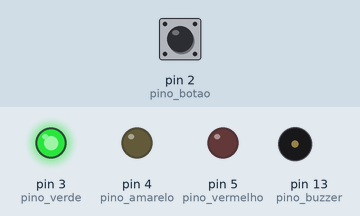
This sketch was run on a simulated Arduino Uno, built with avr-gcc and run on an emulated ATmega328P. Parts: output pins drawn as LEDs (lit = HIGH), buzzer (waves = sounding). Inputs (shaded band) come from the test bench; at power-on: pin 2 (pino_botao) LOW.

Above: at 1.2 s.
1.3 s: pin 2 (pino_botao) pulled HIGH for 0.15 s
2.9 s: pin 2 (pino_botao) pulled HIGH for 3.2 s
At 15.7 s:
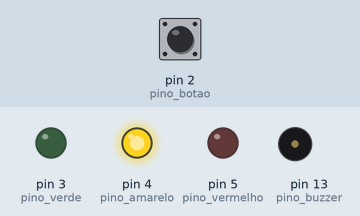
At 19.2 s:
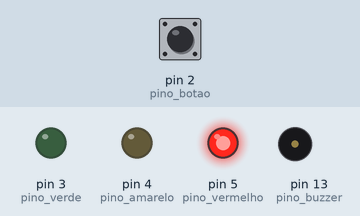
Timing chart, 0 to 19.5 s (numbered marks = the images above; inputs shaded):
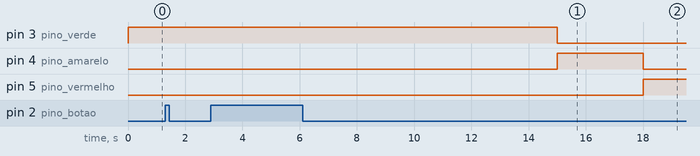

The sketch:

Semaforo.ino
```cpp
/*
Semáforo
Simula um sinal de trânsito
Bônus: buzina para incomodar o papai
v 1.0 - 17/09/2013
by Zé Lacerda

Ingredientes
* LEDs vermelho, amarelo e verde
* 3 resistores de 220 ohm (para os leds)
* Botão
* Resistor de 10K (para o botão)
* Buzzer
*/

// Define os pinos dos componentes
const int pino_verde = 3;
const int pino_amarelo = 4;
const int pino_vermelho = 5;
const int pino_buzzer = 13;
const int pino_botao = 2;

// Define os tempos para cada cor do semáforo (em milissegundos)
const int tempo_verde = 15000;
const int tempo_amarelo = 3000;
const int tempo_vermelho = 15000;

// Define os estados do semáforo
const int ESTADO_VERDE = 1;
const int ESTADO_AMARELO = 2;
const int ESTADO_VERMELHO = 3;

int estado = 0; // Estado do botão
int semaforo = ESTADO_VERDE; // Semáforo inicia no verde
long tempo_anterior = 0; // Contador de tempo inicial (em milissegundos)

void setup() {
  // Define os pinos de entrada e saída
  pinMode(pino_verde, OUTPUT);
  pinMode(pino_amarelo, OUTPUT);
  pinMode(pino_vermelho, OUTPUT);
  pinMode(pino_buzzer, OUTPUT);
  pinMode(pino_botao, INPUT);

  // Inicia com o sinal verde aceso
  digitalWrite(pino_verde, HIGH);
  digitalWrite(pino_amarelo, LOW);
  digitalWrite(pino_vermelho, LOW);
}

void loop() {

  unsigned long tempo_atual = millis(); // Registra o tempo atual (em milissegundos)

  // Verifica se o semáforo verde deve mudar para amarelo
  if (semaforo == ESTADO_VERDE && tempo_atual - tempo_anterior > tempo_verde) {
    sinal_amarelo();
    tempo_anterior = tempo_atual;
  }

  // Verifica se o semáforo amarelo deve mudar para vermelho
  if (semaforo == ESTADO_AMARELO && tempo_atual - tempo_anterior > tempo_amarelo) {
    sinal_vermelho();
    tempo_anterior = tempo_atual;
  }

  // Verifica se o semáforo vermelho deve mudar para verde
  if (semaforo == ESTADO_VERMELHO && tempo_atual - tempo_anterior > tempo_vermelho) {
    sinal_verde();
    tempo_anterior = tempo_atual;
  }

  estado = digitalRead(pino_botao);

  // Toca a buzina se o botão estiver pressionado
  if (estado == HIGH) {
    tone(pino_buzzer, 900);
    tone(pino_buzzer, 800);
  } else {
    noTone(pino_buzzer);
  }

}

void sinal_verde() {
  digitalWrite(pino_verde, HIGH);
  digitalWrite(pino_amarelo, LOW);
  digitalWrite(pino_vermelho, LOW);
  semaforo = ESTADO_VERDE;
}

void sinal_amarelo() {
  digitalWrite(pino_verde, LOW);
  digitalWrite(pino_amarelo, HIGH);
  digitalWrite(pino_vermelho, LOW);
  semaforo = ESTADO_AMARELO;
}

void sinal_vermelho() {
  digitalWrite(pino_verde, LOW);
  digitalWrite(pino_amarelo, LOW);
  digitalWrite(pino_vermelho, HIGH);
  semaforo = ESTADO_VERMELHO;
}
```
